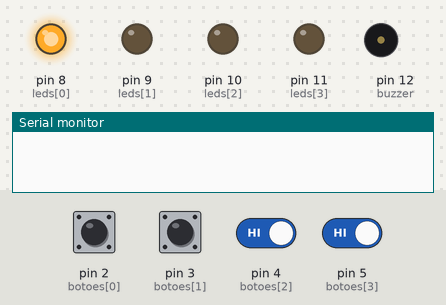
Bench run of a sketch on a simulated Arduino Uno, built with avr-gcc and run on an emulated ATmega328P. On the bench: output pins drawn as LEDs (lit = HIGH), buzzer (waves = sounding), the last lines printed to the serial monitor. The test bench sets the inputs (shaded band); at power-on: pin 2 (botoes[0]), pin 3 (botoes[1]), pin 4 (botoes[2]), pin 5 (botoes[3]) HIGH. Random numbers use the default seed unless the sketch sets one.

Above: at 1.2 s.
1.3 s: pin 2 (botoes[0]) pulled LOW for 0.15 s
At 2.1 s:
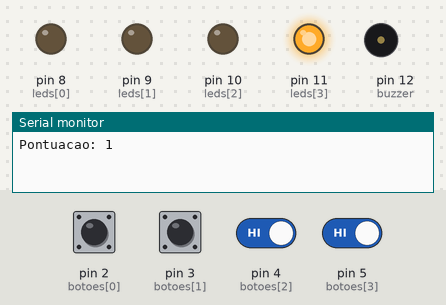
4.4 s: pin 4 (botoes[2]) driven LOW and pin 5 (botoes[3]) driven LOW
At 5.4 s:
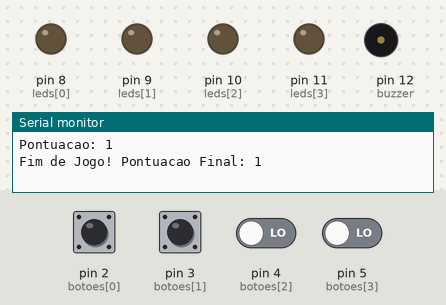
Timing chart, 0 to 26.2 s (numbered marks = the images above; inputs shaded):
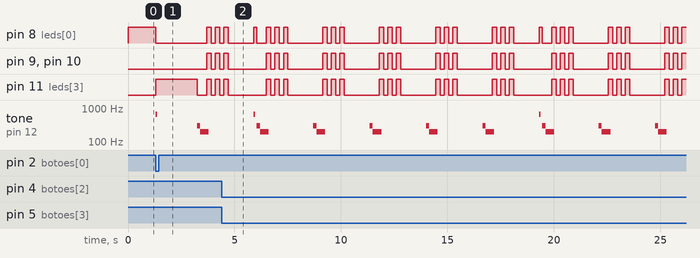

The sketch:

Codigo.ino
```cpp
// Definição dos Pinos dos Botões
const int botoes[4] = {2, 3, 4, 5}; // TL, TR, BL, BR

// Definição dos Pinos dos LEDs
const int leds[4] = {8, 9, 10, 11}; // TL, TR, BL, BR

// Pino do Buzzer
const int buzzer = 12;

// Variáveis do Jogo
int blocoAtual = -1;
int pontuacao = 0;
unsigned long tempoLimite = 2000; // Tempo inicial que você tem para clicar (2 segundos)
unsigned long tempoInicioBloco = 0;

void setup() {
  // Inicializa os pinos
  for (int i = 0; i < 4; i++) {
    pinMode(botoes[i], INPUT_PULLUP);
    pinMode(leds[i], OUTPUT);
  }
  pinMode(buzzer, OUTPUT);

  // Semente para gerar números realmente aleatórios
  randomSeed(analogRead(A0));

  Serial.begin(9600);
  novoBloco();
}

void loop() {
  // 1. Verifica se o tempo para responder esgotou
  if (millis() - tempoInicioBloco > tempoLimite) {
    gameOver();
    return;
  }

  // 2. Verifica se algum botão foi pressionado
  for (int i = 0; i < 4; i++) {
    if (digitalRead(botoes[i]) == LOW) { // Botão pressionado (LOW por causa do PULLUP)

      if (i == blocoAtual) {
        // Acertou!
        acerto();
        novoBloco();
        delay(150); // Debounce para evitar leituras duplicadas
      } else {
        // Errou o botão!
        gameOver();
      }
      break;
    }
  }
}

// Função para gerar o próximo "Tile" do jogo
void novoBloco() {
  // Apaga o LED anterior
  if (blocoAtual != -1) {
    digitalWrite(leds[blocoAtual], LOW);
  }

  // Sorteia um novo bloco (0 a 3) diferente do atual para não repetir seguidamente
  int sorteio;
  do {
    sorteio = random(0, 4);
  } while (sorteio == blocoAtual);

  blocoAtual = sorteio;

  // Acende o novo LED
  digitalWrite(leds[blocoAtual], HIGH);

  // Registra o momento em que o bloco acendeu
  tempoInicioBloco = millis();

  // Diminui o tempo limite sutilmente a cada ponto para aumentar a dificuldade
  tempoLimite = max(400UL, 2000 - (pontuacao * 50));
}

// Efeito sonoro e visual de acerto
void acerto() {
  pontuacao++;
  Serial.print("Pontuacao: ");
  Serial.println(pontuacao);

  // Som rápido de acerto (Nota Mi)
  tone(buzzer, 659, 80);
}

// Animação e som de Game Over
void gameOver() {
  Serial.print("Fim de Jogo! Pontuacao Final: ");
  Serial.println(pontuacao);

  // Apaga o bloco ativo
  digitalWrite(leds[blocoAtual], LOW);

  // Som triste de Game Over (Frequência caindo)
  tone(buzzer, 300, 300);
  delay(150);
  tone(buzzer, 200, 400);
  delay(300);

  // Pisca todos os LEDs 3 vezes
  for (int piscada = 0; piscada < 3; piscada++) {
    for (int i = 0; i < 4; i++) digitalWrite(leds[i], HIGH);
    delay(200);
    for (int i = 0; i < 4; i++) digitalWrite(leds[i], LOW);
    delay(200);
  }

  // Reseta as variáveis do jogo para recomeçar
  pontuacao = 0;
  tempoLimite = 2000;
  blocoAtual = -1;

  delay(1000); // Espera 1 segundo antes de iniciar a próxima partida
  novoBloco();
}
```

Measured:
- by itself, pin 9 (leds[1]), pin 10 (leds[2]), pin 11 (leds[3]): repeats every 2.8 s: LOW 1.8 s, 2 × (HIGH 0.20 s, LOW 0.20 s), HIGH 0.20 s
- by itself, tone on pin 12 (buzzer): plays 659 Hz for 0.08 s, 300 Hz for 0.15 s, 200 Hz for 0.40 s, 300 Hz for 0.15 s, 200 Hz for 0.40 s, 300 Hz for 0.15 s … (18 notes in this stretch)
